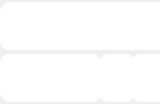
<?xml version="1.0" encoding="UTF-8"?>
<ui version="4.0">
 <class>RecordPanel</class>
 <widget class="QWidget" name="RecordPanel">
  <property name="geometry">
   <rect>
    <x>0</x>
    <y>0</y>
    <width>160</width>
    <height>104</height>
   </rect>
  </property>
  <property name="minimumSize">
   <size>
    <width>160</width>
    <height>104</height>
   </size>
  </property>
  <property name="maximumSize">
   <size>
    <width>160</width>
    <height>104</height>
   </size>
  </property>
  <property name="windowTitle">
   <string>Form</string>
  </property>
  <property name="styleSheet">
   <string notr="true">QPushButton#recordButton {
    background-color: white;
    background-image:url(:/RecordVideo_Record/record);
    border:0px;
    border-radius:10px;
}

QPushButton#recordButton:hover {
    background-color: #FFEDC5;
}

QLabel#timeLabel {
    background-color: white;
    border:0px;
    border-radius:10px;
}

/**     **/

QPushButton#captureButton {
    background-color: white;
    background-image:url(:/RecordVideo_Record/capture);
    border:0px;
    border-radius:10px;
}

QPushButton#captureButton:hover {
    background-color: #FFEDC5;
}


/** **/


QPushButton#quitButton {
    background-color: white;
    background-image:url(:/RecordVideo_Record/quit);
    border:0px;
    border-radius:10px;
}

QPushButton#quitButton:hover {
    background-color: #FFEDC5;
}


/** **/


QPushButton#pauseButton {
    background-color: white;
    background-image:url(:/RecordVideo_Record/pause);
    border:0px;
    border-radius:10px;
}

QPushButton#pauseButton:hover {
    background-color: #FFEDC5;
}


/** **/


QPushButton#resumeButton {
    background-color: white;
    background-image:url(:/RecordVideo_Record/resume);
    border:0px;
    border-radius:10px;
}

QPushButton#resumeButton:hover {
    background-color: #FFEDC5;
}


/** **/


QPushButton#stopButton {
    background-color: white;
    background-image:url(:/RecordVideo_Record/stop);
    border:0px;
    border-radius:10px;
}

QPushButton#stopButton:hover {
    background-color: #FFEDC5;
}</string>
  </property>
  <layout class="QVBoxLayout" name="verticalLayout">
   <property name="spacing">
    <number>0</number>
   </property>
   <property name="leftMargin">
    <number>0</number>
   </property>
   <property name="topMargin">
    <number>0</number>
   </property>
   <property name="rightMargin">
    <number>0</number>
   </property>
   <property name="bottomMargin">
    <number>0</number>
   </property>
   <item>
    <widget class="QWidget" name="widget" native="true">
     <layout class="QHBoxLayout" name="horizontalLayout">
      <property name="spacing">
       <number>0</number>
      </property>
      <property name="leftMargin">
       <number>0</number>
      </property>
      <property name="topMargin">
       <number>0</number>
      </property>
      <property name="rightMargin">
       <number>0</number>
      </property>
      <property name="bottomMargin">
       <number>0</number>
      </property>
      <item>
       <widget class="AbstractButton" name="recordButton">
        <property name="minimumSize">
         <size>
          <width>100</width>
          <height>48</height>
         </size>
        </property>
        <property name="maximumSize">
         <size>
          <width>100</width>
          <height>48</height>
         </size>
        </property>
        <property name="text">
         <string/>
        </property>
       </widget>
      </item>
      <item>
       <widget class="QLabel" name="timeLabel">
        <property name="minimumSize">
         <size>
          <width>100</width>
          <height>48</height>
         </size>
        </property>
        <property name="maximumSize">
         <size>
          <width>100</width>
          <height>48</height>
         </size>
        </property>
        <property name="text">
         <string/>
        </property>
       </widget>
      </item>
     </layout>
    </widget>
   </item>
   <item>
    <widget class="QWidget" name="widget_2" native="true">
     <layout class="QHBoxLayout" name="horizontalLayout_2">
      <property name="spacing">
       <number>4</number>
      </property>
      <property name="leftMargin">
       <number>0</number>
      </property>
      <property name="topMargin">
       <number>0</number>
      </property>
      <property name="rightMargin">
       <number>0</number>
      </property>
      <property name="bottomMargin">
       <number>0</number>
      </property>
      <item>
       <spacer name="horizontalSpacer">
        <property name="orientation">
         <enum>Qt::Horizontal</enum>
        </property>
        <property name="sizeType">
         <enum>QSizePolicy::Expanding</enum>
        </property>
        <property name="sizeHint" stdset="0">
         <size>
          <width>15</width>
          <height>20</height>
         </size>
        </property>
       </spacer>
      </item>
      <item>
       <widget class="AbstractButton" name="captureButton">
        <property name="minimumSize">
         <size>
          <width>48</width>
          <height>48</height>
         </size>
        </property>
        <property name="maximumSize">
         <size>
          <width>48</width>
          <height>48</height>
         </size>
        </property>
        <property name="text">
         <string/>
        </property>
       </widget>
      </item>
      <item>
       <widget class="AbstractButton" name="quitButton">
        <property name="minimumSize">
         <size>
          <width>48</width>
          <height>48</height>
         </size>
        </property>
        <property name="maximumSize">
         <size>
          <width>48</width>
          <height>48</height>
         </size>
        </property>
        <property name="text">
         <string/>
        </property>
       </widget>
      </item>
      <item>
       <widget class="AbstractButton" name="pauseButton">
        <property name="minimumSize">
         <size>
          <width>36</width>
          <height>48</height>
         </size>
        </property>
        <property name="maximumSize">
         <size>
          <width>36</width>
          <height>48</height>
         </size>
        </property>
        <property name="text">
         <string/>
        </property>
       </widget>
      </item>
      <item>
       <widget class="AbstractButton" name="resumeButton">
        <property name="minimumSize">
         <size>
          <width>36</width>
          <height>48</height>
         </size>
        </property>
        <property name="maximumSize">
         <size>
          <width>36</width>
          <height>48</height>
         </size>
        </property>
        <property name="text">
         <string/>
        </property>
       </widget>
      </item>
      <item>
       <widget class="AbstractButton" name="stopButton">
        <property name="minimumSize">
         <size>
          <width>36</width>
          <height>48</height>
         </size>
        </property>
        <property name="maximumSize">
         <size>
          <width>36</width>
          <height>48</height>
         </size>
        </property>
        <property name="text">
         <string/>
        </property>
       </widget>
      </item>
      <item>
       <spacer name="horizontalSpacer_2">
        <property name="orientation">
         <enum>Qt::Horizontal</enum>
        </property>
        <property name="sizeType">
         <enum>QSizePolicy::Expanding</enum>
        </property>
        <property name="sizeHint" stdset="0">
         <size>
          <width>15</width>
          <height>20</height>
         </size>
        </property>
       </spacer>
      </item>
     </layout>
    </widget>
   </item>
  </layout>
 </widget>
 <customwidgets>
  <customwidget>
   <class>AbstractButton</class>
   <extends>QPushButton</extends>
   <header location="global">Ui/Item/AbstractButton.h</header>
  </customwidget>
 </customwidgets>
 <resources>
  <include location="../../Adora.qrc"/>
 </resources>
 <connections/>
</ui>
